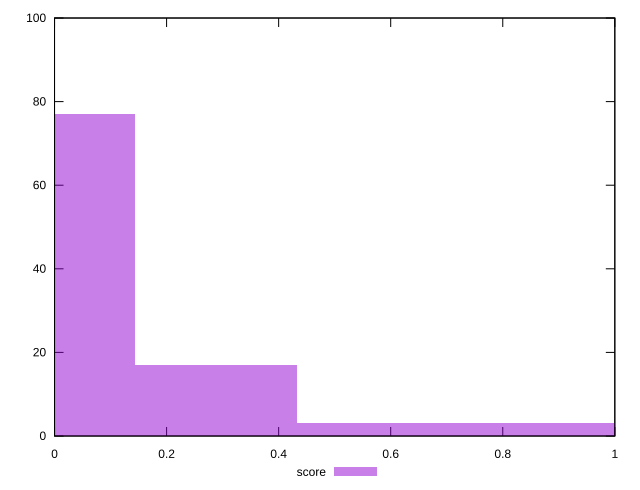

Recreate this plot in gnuplot.
reset

$score <<EOF
0.5777207190011642 3
0.8665810785017463 3
0.2888603595005821 17
0 77
EOF

set key outside below
set boxwidth 0.2888603595005821
set xrange [0:1]
set yrange [0:100]
set trange [0:100]
set style fill transparent solid 0.5 noborder
set terminal svg size 640, 490 enhanced background rgb 'white'
set output "report/report_00029_2021-02-24T13-36-40.390Z/total-blocking-time/samples/music/score/histogram.svg"

plot $score title "score" with boxes

reset
